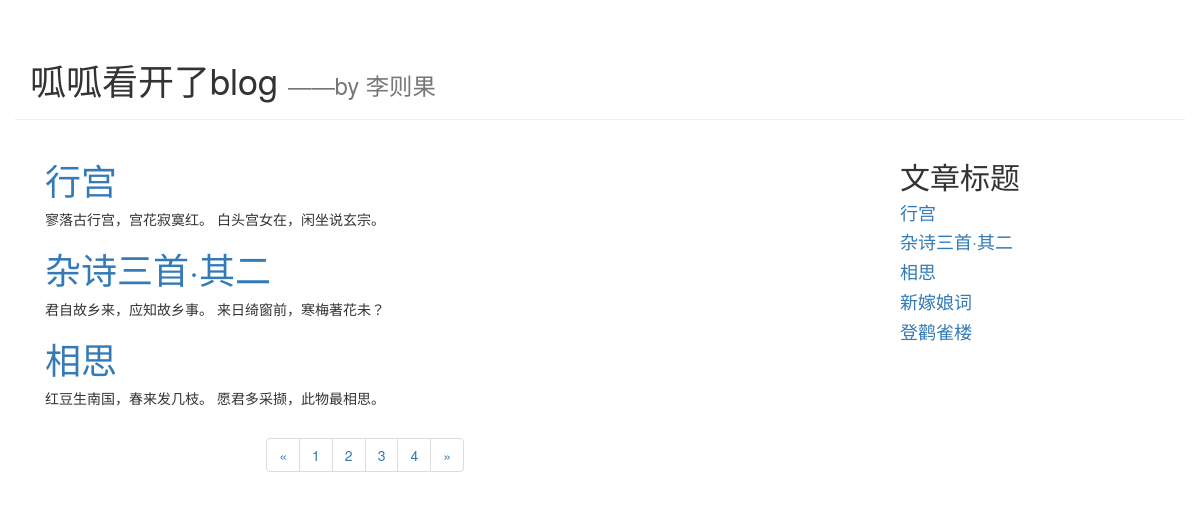
The app's page /blog/index with its own data.
### blog/models.py (models this page shows, shortened)
class Article(models.Model):
    articleId=models.AutoField(primary_key=True)
    title=models.TextField()
    abstract=models.TextField()
    content=models.TextField()
    publishData=models.DateField(auto_now=True)

### blog/views.py (the view)
# urls.py: path('index',blog.views.getIndexPage),
def getIndexPage(request):
    page=request.GET.get('page')
    if page:
        page=int(page)
    else:
        page=1
    print('page pram:',page)
    allArticles=Article.objects.all()
    top_atricles_list=Article.objects.order_by('-publishData')[:5]
    paginator=Paginator(allArticles,3)
    page_num=paginator.num_pages
    page_articles=paginator.page(page)
    if page_articles.has_next():
        next_page=page+1
    else:
        next_page=page
    if page_articles.has_previous():
        previous_page=page-1
    else:
        previous_page=1
    return render(request,'blog/index.html',{
        'articleList':page_articles,
        'page_num':range(1,page_num+1),
        'cur_page':page,
        'next_page':next_page,
        'previous_page':previous_page,
        'top_articles_list':top_atricles_list
    })

### blog/templates/blog/index.html (shortened to what this page needs)
<!DOCTYPE html>
<html lang="en">
<head>
    <link rel="stylesheet" href="https://cdn.jsdelivr.net/npm/bootstrap@3.3.7/dist/css/bootstrap.min.css">
</head>
<body>
<div class="container page-header">
<h1>呱呱看开了blog
    <small>——by 李则果</small>
</h1>
</div>
<div class="container page-body">
    <div class="col-md-9" role="main">
        <div class="body-main">
            {% for article in articleList %}
            <div>
                <h1><a href="/blog/detail/{{ article.articleId }}"> {{ article.title }}</a></h1>
                <p>{{ article.abstract }}</p>
            </div>
            {% endfor %}
        </div>
    <div class="body-footer">
        <div class="col-md-4 col-md-offset-3">
            <nav aria-label="Page navigation">
                <ul class="pagination">
                    <li>
                        <a href="/blog/index?page={{ previous_page }}" aria-label="Previous">
                            <span aria-hidden="true">&laquo;</span>
                        </a>
                    </li>
                    {% for num in page_num %}
                    <li><a href="/blog/index?page={{ num }}">{{ num }}</a></li>
                    {% endfor %}
                    <li>
                        <a href="/blog/index?page={{ next_page }}" aria-label="Next">
                            <span aria-hidden="true">&raquo;</span>
                        </a>
                    </li>
                </ul>
            </nav>
        </div>
    </div>
    </div>
    <div class="col-md-3" role="complementary">
        <div>
            <h2>文章标题</h2>
            {% for article in top_articles_list %}
            <h4><a href="/blog/detail/{{ article.articleId }}">{{ article.title }}</a></h4>
            {% endfor %}
        </div>
    </div>
</div>
</body>
</html>

### records on screen
Article: title "行宫", abstract "寥落古行宫，宫花寂寞红。 白头宫女在，闲坐说玄宗。"
Article: title "杂诗三首·其二", abstract "君自故乡来，应知故乡事。 来日绮窗前，寒梅著花未？"
Article: title "相思", abstract "红豆生南国，春来发几枝。 愿君多采撷，此物最相思。"
Article: title "新嫁娘词"
Article: title "登鹳雀楼"

### other values on screen
{{ num }} "1" "2" "3" "4"
